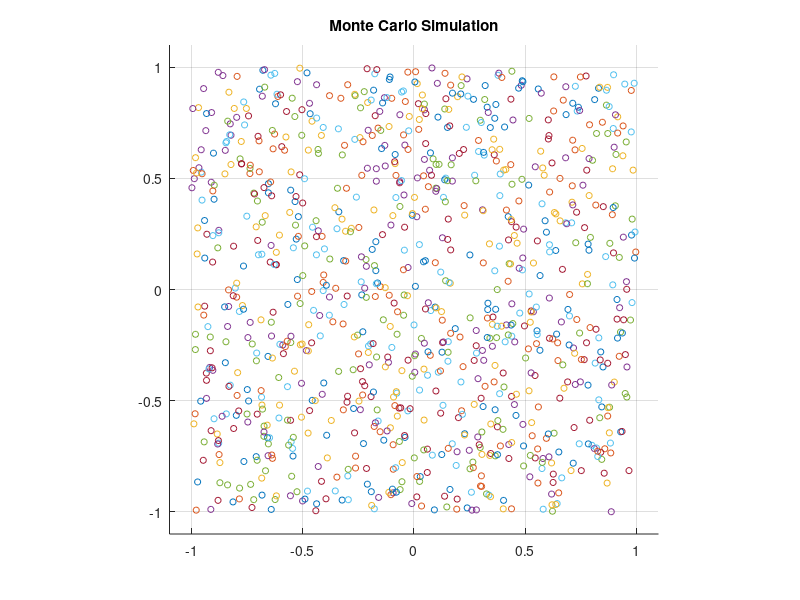

This chart was generated by the following MATLAB code: (Note: this script raises an error after producing the figure.)

% MonteCarloSimulator will create a simulation of the Monte Carlo Method
% by plotting 1000 randomly generated


% Defined the range of the graph and increased the interval length of axis 
% of [-1.0,1.0] to [-1.1,1.1] for a better viewing experience
figure
axis([-1.1,1.1,-1.1,1.1])
grid on
axis square
title('Monte Carlo Simulation')

% A for loop to generate 1000 random points and to determine whether they
% are "inside" or "outside" the circle
 for i = 1:1000
     hold on
     x_coord = rand * 2 - 1;
     y_coord = rand * 2 - 1;
     %if the coordinate is within the circle, we plot a green circle
     if norm([x_coord,y_coord]) <= 1
         scatter(x_coord,y_coord,20,'green');
     % if the coordinate is outside the circle, we plot a red circle 
     else
         scatter(x_coord,y_coord,20,'red');
     end

     % This gets the frame of each new point being added on to the graph
     % and stores that into the movie array
     movie(i) = getframe;
 end
 hold off

 % The VideoWriter function creates an avi file.
 % And the writeVideo function will store the frames from the movie array
 % into the avi file.
 video  = VideoWriter('Monte Carlo Simulation');
 open(video);
 writeVideo(video, movie);
 close(video);
 